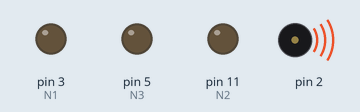
The sketch below on a simulated Arduino Uno, built with avr-gcc and run on an emulated ATmega328P. On the bench: output pins drawn as LEDs (lit = HIGH), buzzer (waves = sounding).

Above: at 0.9 s.
Timing chart, 0 to 6.2 s (numbered marks = the images above):
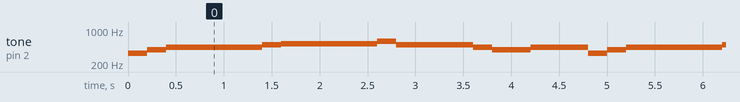

Measured:
- by itself, tone on pin 2: plays 329 Hz for 0.20 s, 392 Hz for 0.20 s, 440 Hz for 1.0 s, 493 Hz for 0.20 s, 523 Hz for 1.0 s, 587 Hz for 0.20 s … (272 notes in this stretch)

The sketch:

pirati-caraibi.ino
```cpp
#include <Tone.h>

#define DO4 261
#define RE4 293
#define MI4 329
#define FA4 349
#define SOL4 392
#define LA4 440
#define SIB4 466
#define SI4 493
#define DO5 523
#define RE5 587
#define MI5 659

#define CROMA 400
#define SEMICROMA 200

int tema1[] = {MI4, SOL4, LA4, LA4, LA4, SI4, DO5, DO5, DO5, RE5, SI4, SI4, LA4, SOL4, SOL4, LA4, MI4, SOL4, LA4, LA4, LA4, SI4, DO5, DO5, DO5, RE5, SI4, SI4, LA4, SOL4, LA4};
int pause1[] = {SEMICROMA, SEMICROMA, CROMA, CROMA, SEMICROMA, SEMICROMA, CROMA, CROMA, SEMICROMA, SEMICROMA, CROMA, CROMA, SEMICROMA, SEMICROMA, SEMICROMA, CROMA+SEMICROMA, SEMICROMA, SEMICROMA, CROMA, CROMA, SEMICROMA, SEMICROMA, CROMA, CROMA, SEMICROMA, SEMICROMA, CROMA, CROMA, SEMICROMA, SEMICROMA, CROMA};

int REM[] = {RE4, FA4, LA4};
int SIB[] = {SIB4, RE4, FA4};
int DO[] = {DO4, SOL4, MI5};
int FA[] = {FA4, LA4, DO4};

#define BUZZER 2
#define N1 3
#define N2 11
#define N3 5

Tone tone1, tone2, tone3, canzone;

void setup() {
  //pinMode(BUZZER, OUTPUT);
  pinMode(N1, OUTPUT);
  pinMode(N2, OUTPUT);
  pinMode(N3, OUTPUT);
  Serial.begin(9600);
  tone1.begin(3);
  tone2.begin(4);
  tone3.begin(5);
  canzone.begin(2);
}

void loop() {
  for (int i = 0; i < sizeof(tema1) / 2; i++) {
    /*if (i == 2 || i == 14 || i == 18 || i == 30) {
        tone(N1, REM[0]);
        tone(N2, REM[1]);
        tone(N3, REM[2]);
    } else if (i == 6) {
      tone(N1, SIB[0]);
      tone(N2, SIB[1]);
      tone(N3, SIB[2]);
    } else if (i == 10 || i == 26) {
      tone(N1, DO[0]);
      tone(N2, DO[1]);
      tone(N3, DO[2]);
    } else if (i == 22) {
      tone(N1, FA[0]);
      tone(N2, FA[1]);
      tone(N3, FA[2]);
    }*/

    canzone.play(tema1[i]);
    //tone(BUZZER, tema1[i]);
    delay(pause1[i]);
    canzone.play(0);
  }

//  tone1.play(NOTE_C4);
  //tone2.play(NOTE_G4);
  //tone3.play(NOTE_E5);

  delay(CROMA);
}
```
